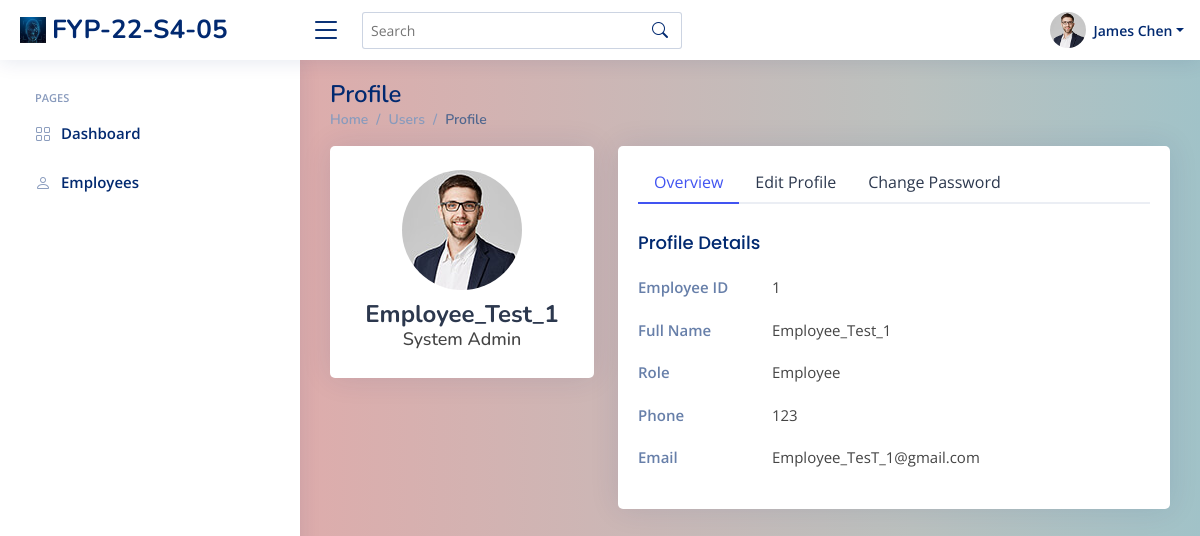
Page /sys_admin/user_profile (signed in) on the committed database.
### index/models.py (models this page shows, shortened)
class Employee(models.Model):
	Employee_ID = models.IntegerField(primary_key=True)
	Full_Name = models.CharField(max_length=100)
	Phone_Number = models.CharField(max_length=100)
	Email_Address = models.EmailField()
	Role = models.ForeignKey(Role,on_delete=models.CASCADE)
	Profile_Image = models.ImageField(upload_to=user_directory_path,null=True,blank=True)
	Password = models.CharField(max_length=256)

class Role(models.Model):
	Role_ID = models.IntegerField(primary_key=True)
	Role_Name = models.CharField(max_length=100)

### index/views/sys_admin.py (the view)
# urls.py: path('sys_admin/user_profile', sys_admin.user_profile, name='sys_admin_user_profile'),
def user_profile(request):
	if 'Employee_ID' in request.session:
		currentEmployee = Employee.objects.get(Employee_ID=request.session['Employee_ID'])
		context = {
			'Employee_ID' : currentEmployee.Employee_ID,
			'Full_Name' : currentEmployee.Full_Name,
			'Role' : currentEmployee.Role.Role_Name,
			'Email' : currentEmployee.Email_Address,
			'Phone' : currentEmployee.Phone_Number,
		}
		return render(request, 'sys_admin/sys_admin_user_profile.html', context)
	else:
		messages.error(request, 'Please login')
		return redirect('login')

### templates/sys_admin/sys_admin_user_profile.html (shortened to what this page needs)
{% extends "index/base.html" %}
{% load static %}
{% block content %}
  <header id="header" class="header fixed-top d-flex align-items-center">
    <div class="d-flex align-items-center justify-content-between">
      <a href="{% url 'sys_admin_home' %}" class="logo d-flex align-items-center">
        <img src="../../assets/img/logo.png" alt="">
        <span class="d-none d-lg-block">FYP-22-S4-05</span>
      </a>
      <i class="bi bi-list toggle-sidebar-btn"></i>
    </div>
    <div class="search-bar">
      <form class="search-form d-flex align-items-center" method="POST" action="#">
        <input type="text" name="query" placeholder="Search" title="Enter search keyword">
        <button type="submit" title="Search"><i class="bi bi-search"></i></button>
      </form>
    </div>
    <nav class="header-nav ms-auto">
      <ul class="d-flex align-items-center">
        <li class="nav-item dropdown pe-3">
          <a class="nav-link nav-profile d-flex align-items-center pe-0" href="#" data-bs-toggle="dropdown">
            <img src="../../assets/img/profile-img.jpg" alt="Profile" class="rounded-circle">
            <span class="d-none d-md-block dropdown-toggle ps-2">James Chen</span>
          </a>
        </li>
      </ul>
    </nav>
  </header>
  <aside id="sidebar" class="sidebar">
    <ul class="sidebar-nav" id="sidebar-nav">
      <li class="nav-heading">Pages</li>
      <li class="nav-item">
        <a class="nav-link collapsed" href="{% url 'sys_admin_home' %}">
          <i class="bi bi-grid"></i>
          <span>Dashboard</span>
        </a>
      </li>
      <li class="nav-item">
        <a class="nav-link collapsed" href="{% url 'sys_admin_view_employees' %}">
          <i class="bi bi-person"></i>
          <span>Employees</span>
        </a>
      </li>
  </aside>
  <main id="main" class="main">
    <div class="pagetitle">
      <h1>Profile</h1>
      <nav>
        <ol class="breadcrumb">
          <li class="breadcrumb-item"><a href="{% url 'sys_admin_home' %}">Home</a></li>
          <li class="breadcrumb-item">Users</li>
          <li class="breadcrumb-item active">Profile</li>
        </ol>
      </nav>
    </div>
    <section class="section profile">
      <div class="row">
        <div class="col-xl-4">
          <div class="card">
            <div class="card-body profile-card pt-4 d-flex flex-column align-items-center">
              <img src="../../assets/img/profile-img.jpg" alt="Profile" class="rounded-circle">
              <h2>{{ Full_Name }}</h2>
              <h3>System Admin</h3>
            </div>
          </div>
        </div>
        <div class="col-xl-8">
          <div class="card">
            <div class="card-body pt-3">
              <ul class="nav nav-tabs nav-tabs-bordered">
                <li class="nav-item">
                  <button class="nav-link active" data-bs-toggle="tab" data-bs-target="#profile-overview">Overview</button>
                </li>
                <li class="nav-item">
                  <button class="nav-link" data-bs-toggle="tab" data-bs-target="#profile-edit">Edit Profile</button>
                </li>
                <li class="nav-item">
                  <button class="nav-link" data-bs-toggle="tab" data-bs-target="#profile-change-password">Change Password</button>
                </li>
              </ul>
              <div class="tab-content pt-2">
                <div class="tab-pane fade show active profile-overview" id="profile-overview">
                  <h5 class="card-title">Profile Details</h5>
                  <div class="row">
                    <div class="col-lg-3 col-md-4 label">Employee ID</div>
                    <div class="col-lg-9 col-md-8">{{ Employee_ID }}</div>
                  </div>
                  <div class="row">
                    <div class="col-lg-3 col-md-4 label ">Full Name</div>
                    <div class="col-lg-9 col-md-8">{{ Full_Name }}</div>
                  </div>
                  <div class="row">
                    <div class="col-lg-3 col-md-4 label">Role</div>
                    <div class="col-lg-9 col-md-8">{{ Role }}</div>
                  </div>
                  <div class="row">
                    <div class="col-lg-3 col-md-4 label">Phone</div>
                    <div class="col-lg-9 col-md-8">{{ Phone }}</div>
                  </div>
                  <div class="row">
                    <div class="col-lg-3 col-md-4 label">Email</div>
                    <div class="col-lg-9 col-md-8">{{ Email }}</div>
                  </div>
                </div>
              </div>
            </div>
          </div>
        </div>
      </div>
    </section>
  </main>
{% endblock content %}

### index/static/index/assets/css/style.css (style rules this page uses)
:root { scroll-behavior: smooth; }
body { font-family: "Open Sans", sans-serif; background: #f6f9ff; color: #444444; }
a { color: #4154f1; text-decoration: none; }
h1, h2, h3, h4, h5, h6 { font-family: "Nunito", sans-serif; }
.gradients { background-image: linear-gradient(to right, #eea2a2 0%, #bbc1bf 19%, #57c6e1 42%, #b49fda 79%, #7ac5d8 100%); background-size: 400% 400%; animation: gradient 15s ease infinite; height: 100vh; }
#main { margin-top: 60px; padding: 20px 30px; transition: all 0.3s; }
.pagetitle { margin-bottom: 10px; }
.pagetitle h1 { font-size: 24px; margin-bottom: 0; font-weight: 600; color: #012970; }
.card { margin-bottom: 30px; border: none; border-radius: 5px; box-shadow: 0px 0 30px rgba(1, 41, 112, 0.1); }
.card-title { padding: 20px 0 15px 0; font-size: 18px; font-weight: 500; color: #012970; font-family: "Poppins", sans-serif; }
.card-body { padding: 0 20px 20px 20px; }
.breadcrumb { font-size: 14px; font-family: "Nunito", sans-serif; color: #899bbd; font-weight: 600; }
.breadcrumb a { color: #899bbd; transition: 0.3s; }
.breadcrumb .breadcrumb-item::before { color: #899bbd; }
.breadcrumb .active { color: #51678f; font-weight: 600; }
.nav-tabs-bordered { border-bottom: 2px solid #ebeef4; }
.nav-tabs-bordered .nav-link { margin-bottom: -2px; border: none; color: #2c384e; }
.nav-tabs-bordered .nav-link.active { background-color: #fff; color: #4154f1; border-bottom: 2px solid #4154f1; }
.logo { line-height: 1; }
@media (min-width: 1200px) { .logo { width: 280px; } }
.logo img { max-height: 26px; margin-right: 6px; }
.logo span { font-size: 26px; font-weight: 700; color: #012970; font-family: "Nunito", sans-serif; }
.header { transition: all 0.5s; z-index: 997; height: 60px; box-shadow: 0px 2px 20px rgba(1, 41, 112, 0.1); background-color: #fff; padding-left: 20px; }
.header .toggle-sidebar-btn { font-size: 32px; padding-left: 10px; cursor: pointer; color: #012970; }
.header .search-bar { min-width: 360px; padding: 0 20px; }
.header .search-form { width: 100%; }
.header .search-form input { border: 0; font-size: 14px; color: #012970; border: 1px solid rgba(1, 41, 112, 0.2); padding: 7px 38px 7px 8px; border-radius: 3px; transition: 0.3s; width: 100%; }
.header .search-form button { border: 0; padding: 0; margin-left: -30px; background: none; }
.header .search-form button i { color: #012970; }
.header-nav ul { list-style: none; }
.header-nav>ul { margin: 0; padding: 0; }
.header-nav .nav-profile { color: #012970; }
.header-nav .nav-profile img { max-height: 36px; }
.header-nav .nav-profile span { font-size: 14px; font-weight: 600; }
.sidebar { position: fixed; top: 60px; left: 0; bottom: 0; width: 300px; z-index: 996; transition: all 0.3s; padding: 20px; overflow-y: auto; scrollbar-width: thin; scrollbar-color: #aab7cf transparent; box-shadow: 0px 0px 20px rgba(1, 41, 112, 0.1); background-color: #fff; }
@media (min-width: 1200px) { #main, #footer { margin-left: 300px; } }
.sidebar-nav { padding: 0; margin: 0; list-style: none; }
.sidebar-nav li { padding: 0; margin: 0; list-style: none; }
.sidebar-nav .nav-item { margin-bottom: 5px; }
.sidebar-nav .nav-heading { font-size: 11px; text-transform: uppercase; color: #899bbd; font-weight: 600; margin: 10px 0 5px 15px; }
.sidebar-nav .nav-link { display: flex; align-items: center; font-size: 15px; font-weight: 600; color: #4154f1; transition: 0.3; background: #f6f9ff; padding: 10px 15px; border-radius: 4px; }
.sidebar-nav .nav-link i { font-size: 16px; margin-right: 10px; color: #4154f1; }
.sidebar-nav .nav-link.collapsed { color: #012970; background: #fff; }
.sidebar-nav .nav-link.collapsed i { color: #899bbd; }
.profile .profile-card img { max-width: 120px; }
.profile .profile-card h2 { font-size: 24px; font-weight: 700; color: #2c384e; margin: 10px 0 0 0; }
.profile .profile-card h3 { font-size: 18px; }
.profile .profile-overview .row { margin-bottom: 20px; font-size: 15px; }
.profile .profile-overview .card-title { color: #012970; }
.profile .profile-overview .label { font-weight: 600; color: rgba(1, 41, 112, 0.6); }

### rows in the picture
Employee: Full_Name "Employee_Test_1", Phone_Number "123", Email_Address "Employee_TesT_1@gmail.com"
Role: Role_Name "Employee"

### other values in the picture
{{ Employee_ID }} "1"
